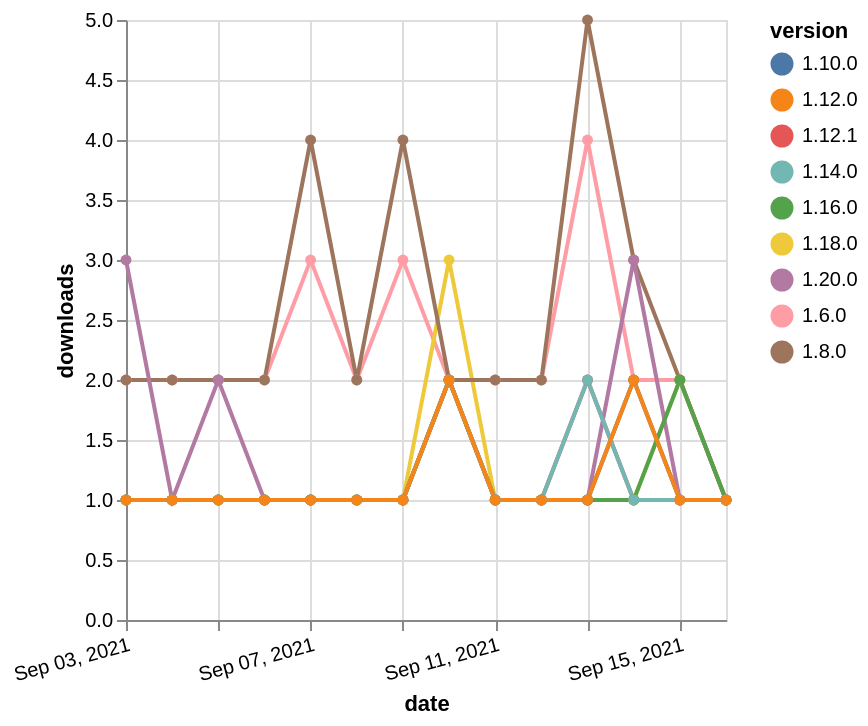

Write the Vega-Lite specification saved for this chart.
### Vega-Lite specification from a JSON file in a GitHub repository (floating-point values rounded to 4 significant figures)
{"$schema": "https://vega.github.io/schema/vega-lite/v5.json", "description": "A simple bar chart with embedded data.", "data": {"values": [{"date": "2021-09-03", "total": 2389, "delta": 2, "version": "1.6.0"}, {"date": "2021-09-04", "total": 2391, "delta": 2, "version": "1.6.0"}, {"date": "2021-09-05", "total": 2393, "delta": 2, "version": "1.6.0"}, {"date": "2021-09-06", "total": 2395, "delta": 2, "version": "1.6.0"}, {"date": "2021-09-07", "total": 2398, "delta": 3, "version": "1.6.0"}, {"date": "2021-09-08", "total": 2400, "delta": 2, "version": "1.6.0"}, {"date": "2021-09-09", "total": 2403, "delta": 3, "version": "1.6.0"}, {"date": "2021-09-10", "total": 2405, "delta": 2, "version": "1.6.0"}, {"date": "2021-09-11", "total": 2407, "delta": 2, "version": "1.6.0"}, {"date": "2021-09-12", "total": 2409, "delta": 2, "version": "1.6.0"}, {"date": "2021-09-13", "total": 2413, "delta": 4, "version": "1.6.0"}, {"date": "2021-09-14", "total": 2415, "delta": 2, "version": "1.6.0"}, {"date": "2021-09-15", "total": 2417, "delta": 2, "version": "1.6.0"}, {"date": "2021-09-16", "total": 2418, "delta": 1, "version": "1.6.0"}, {"date": "2021-09-03", "total": 213, "delta": 1, "version": "1.18.0"}, {"date": "2021-09-04", "total": 214, "delta": 1, "version": "1.18.0"}, {"date": "2021-09-05", "total": 215, "delta": 1, "version": "1.18.0"}, {"date": "2021-09-06", "total": 216, "delta": 1, "version": "1.18.0"}, {"date": "2021-09-07", "total": 217, "delta": 1, "version": "1.18.0"}, {"date": "2021-09-08", "total": 218, "delta": 1, "version": "1.18.0"}, {"date": "2021-09-09", "total": 219, "delta": 1, "version": "1.18.0"}, {"date": "2021-09-10", "total": 222, "delta": 3, "version": "1.18.0"}, {"date": "2021-09-11", "total": 223, "delta": 1, "version": "1.18.0"}, {"date": "2021-09-12", "total": 224, "delta": 1, "version": "1.18.0"}, {"date": "2021-09-13", "total": 225, "delta": 1, "version": "1.18.0"}, {"date": "2021-09-14", "total": 226, "delta": 1, "version": "1.18.0"}, {"date": "2021-09-15", "total": 228, "delta": 2, "version": "1.18.0"}, {"date": "2021-09-16", "total": 229, "delta": 1, "version": "1.18.0"}, {"date": "2021-09-03", "total": 2535, "delta": 2, "version": "1.8.0"}, {"date": "2021-09-04", "total": 2537, "delta": 2, "version": "1.8.0"}, {"date": "2021-09-05", "total": 2539, "delta": 2, "version": "1.8.0"}, {"date": "2021-09-06", "total": 2541, "delta": 2, "version": "1.8.0"}, {"date": "2021-09-07", "total": 2545, "delta": 4, "version": "1.8.0"}, {"date": "2021-09-08", "total": 2547, "delta": 2, "version": "1.8.0"}, {"date": "2021-09-09", "total": 2551, "delta": 4, "version": "1.8.0"}, {"date": "2021-09-10", "total": 2553, "delta": 2, "version": "1.8.0"}, {"date": "2021-09-11", "total": 2555, "delta": 2, "version": "1.8.0"}, {"date": "2021-09-12", "total": 2557, "delta": 2, "version": "1.8.0"}, {"date": "2021-09-13", "total": 2562, "delta": 5, "version": "1.8.0"}, {"date": "2021-09-14", "total": 2565, "delta": 3, "version": "1.8.0"}, {"date": "2021-09-15", "total": 2567, "delta": 2, "version": "1.8.0"}, {"date": "2021-09-16", "total": 2568, "delta": 1, "version": "1.8.0"}, {"date": "2021-09-03", "total": 262, "delta": 1, "version": "1.10.0"}, {"date": "2021-09-04", "total": 263, "delta": 1, "version": "1.10.0"}, {"date": "2021-09-05", "total": 264, "delta": 1, "version": "1.10.0"}, {"date": "2021-09-06", "total": 265, "delta": 1, "version": "1.10.0"}, {"date": "2021-09-07", "total": 266, "delta": 1, "version": "1.10.0"}, {"date": "2021-09-08", "total": 267, "delta": 1, "version": "1.10.0"}, {"date": "2021-09-09", "total": 268, "delta": 1, "version": "1.10.0"}, {"date": "2021-09-10", "total": 270, "delta": 2, "version": "1.10.0"}, {"date": "2021-09-11", "total": 271, "delta": 1, "version": "1.10.0"}, {"date": "2021-09-12", "total": 272, "delta": 1, "version": "1.10.0"}, {"date": "2021-09-13", "total": 273, "delta": 1, "version": "1.10.0"}, {"date": "2021-09-14", "total": 275, "delta": 2, "version": "1.10.0"}, {"date": "2021-09-15", "total": 276, "delta": 1, "version": "1.10.0"}, {"date": "2021-09-16", "total": 277, "delta": 1, "version": "1.10.0"}, {"date": "2021-09-03", "total": 215, "delta": 1, "version": "1.12.1"}, {"date": "2021-09-04", "total": 216, "delta": 1, "version": "1.12.1"}, {"date": "2021-09-05", "total": 217, "delta": 1, "version": "1.12.1"}, {"date": "2021-09-06", "total": 218, "delta": 1, "version": "1.12.1"}, {"date": "2021-09-07", "total": 219, "delta": 1, "version": "1.12.1"}, {"date": "2021-09-08", "total": 220, "delta": 1, "version": "1.12.1"}, {"date": "2021-09-09", "total": 221, "delta": 1, "version": "1.12.1"}, {"date": "2021-09-10", "total": 223, "delta": 2, "version": "1.12.1"}, {"date": "2021-09-11", "total": 224, "delta": 1, "version": "1.12.1"}, {"date": "2021-09-12", "total": 225, "delta": 1, "version": "1.12.1"}, {"date": "2021-09-13", "total": 227, "delta": 2, "version": "1.12.1"}, {"date": "2021-09-14", "total": 228, "delta": 1, "version": "1.12.1"}, {"date": "2021-09-15", "total": 229, "delta": 1, "version": "1.12.1"}, {"date": "2021-09-16", "total": 230, "delta": 1, "version": "1.12.1"}, {"date": "2021-09-03", "total": 130, "delta": 3, "version": "1.20.0"}, {"date": "2021-09-04", "total": 131, "delta": 1, "version": "1.20.0"}, {"date": "2021-09-05", "total": 133, "delta": 2, "version": "1.20.0"}, {"date": "2021-09-06", "total": 134, "delta": 1, "version": "1.20.0"}, {"date": "2021-09-07", "total": 135, "delta": 1, "version": "1.20.0"}, {"date": "2021-09-08", "total": 136, "delta": 1, "version": "1.20.0"}, {"date": "2021-09-09", "total": 137, "delta": 1, "version": "1.20.0"}, {"date": "2021-09-10", "total": 139, "delta": 2, "version": "1.20.0"}, {"date": "2021-09-11", "total": 140, "delta": 1, "version": "1.20.0"}, {"date": "2021-09-12", "total": 141, "delta": 1, "version": "1.20.0"}, {"date": "2021-09-13", "total": 142, "delta": 1, "version": "1.20.0"}, {"date": "2021-09-14", "total": 145, "delta": 3, "version": "1.20.0"}, {"date": "2021-09-15", "total": 146, "delta": 1, "version": "1.20.0"}, {"date": "2021-09-16", "total": 147, "delta": 1, "version": "1.20.0"}, {"date": "2021-09-03", "total": 175, "delta": 1, "version": "1.16.0"}, {"date": "2021-09-04", "total": 176, "delta": 1, "version": "1.16.0"}, {"date": "2021-09-05", "total": 177, "delta": 1, "version": "1.16.0"}, {"date": "2021-09-06", "total": 178, "delta": 1, "version": "1.16.0"}, {"date": "2021-09-07", "total": 179, "delta": 1, "version": "1.16.0"}, {"date": "2021-09-08", "total": 180, "delta": 1, "version": "1.16.0"}, {"date": "2021-09-09", "total": 181, "delta": 1, "version": "1.16.0"}, {"date": "2021-09-10", "total": 183, "delta": 2, "version": "1.16.0"}, {"date": "2021-09-11", "total": 184, "delta": 1, "version": "1.16.0"}, {"date": "2021-09-12", "total": 185, "delta": 1, "version": "1.16.0"}, {"date": "2021-09-13", "total": 186, "delta": 1, "version": "1.16.0"}, {"date": "2021-09-14", "total": 187, "delta": 1, "version": "1.16.0"}, {"date": "2021-09-15", "total": 189, "delta": 2, "version": "1.16.0"}, {"date": "2021-09-16", "total": 190, "delta": 1, "version": "1.16.0"}, {"date": "2021-09-03", "total": 202, "delta": 1, "version": "1.14.0"}, {"date": "2021-09-04", "total": 203, "delta": 1, "version": "1.14.0"}, {"date": "2021-09-05", "total": 204, "delta": 1, "version": "1.14.0"}, {"date": "2021-09-06", "total": 205, "delta": 1, "version": "1.14.0"}, {"date": "2021-09-07", "total": 206, "delta": 1, "version": "1.14.0"}, {"date": "2021-09-08", "total": 207, "delta": 1, "version": "1.14.0"}, {"date": "2021-09-09", "total": 208, "delta": 1, "version": "1.14.0"}, {"date": "2021-09-10", "total": 210, "delta": 2, "version": "1.14.0"}, {"date": "2021-09-11", "total": 211, "delta": 1, "version": "1.14.0"}, {"date": "2021-09-12", "total": 212, "delta": 1, "version": "1.14.0"}, {"date": "2021-09-13", "total": 214, "delta": 2, "version": "1.14.0"}, {"date": "2021-09-14", "total": 215, "delta": 1, "version": "1.14.0"}, {"date": "2021-09-15", "total": 216, "delta": 1, "version": "1.14.0"}, {"date": "2021-09-16", "total": 217, "delta": 1, "version": "1.14.0"}, {"date": "2021-09-03", "total": 248, "delta": 1, "version": "1.12.0"}, {"date": "2021-09-04", "total": 249, "delta": 1, "version": "1.12.0"}, {"date": "2021-09-05", "total": 250, "delta": 1, "version": "1.12.0"}, {"date": "2021-09-06", "total": 251, "delta": 1, "version": "1.12.0"}, {"date": "2021-09-07", "total": 252, "delta": 1, "version": "1.12.0"}, {"date": "2021-09-08", "total": 253, "delta": 1, "version": "1.12.0"}, {"date": "2021-09-09", "total": 254, "delta": 1, "version": "1.12.0"}, {"date": "2021-09-10", "total": 256, "delta": 2, "version": "1.12.0"}, {"date": "2021-09-11", "total": 257, "delta": 1, "version": "1.12.0"}, {"date": "2021-09-12", "total": 258, "delta": 1, "version": "1.12.0"}, {"date": "2021-09-13", "total": 259, "delta": 1, "version": "1.12.0"}, {"date": "2021-09-14", "total": 261, "delta": 2, "version": "1.12.0"}, {"date": "2021-09-15", "total": 262, "delta": 1, "version": "1.12.0"}, {"date": "2021-09-16", "total": 263, "delta": 1, "version": "1.12.0"}]}, "width": "container", "mark": {"type": "line", "point": {"filled": true}}, "encoding": {"x": {"field": "date", "type": "temporal", "timeUnit": "yearmonthdate", "title": "date", "axis": {"labelAngle": -15}}, "y": {"field": "delta", "type": "quantitative", "title": "downloads"}, "color": {"field": "version", "type": "nominal"}, "tooltip": {"field": "delta"}}}
